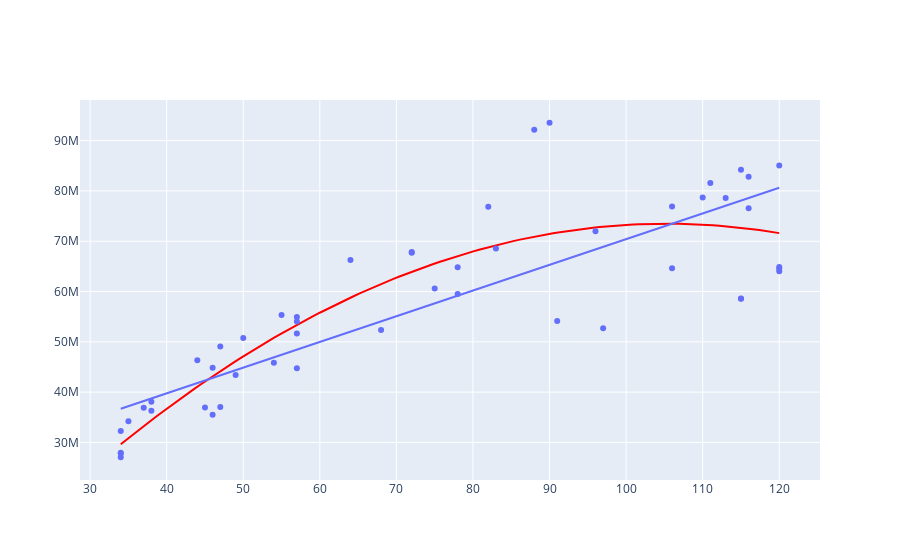

The notebook cell saved with this chart:
### Code cell
# approximate with quadratic polynomial
c, b, a = Polynomial.fit(area, price, 2).convert()
print(f"{a=:_} {b=:_} {c=:_}")
trace = go.Scatter(
    x=x_range,
    y=[a * x * x + b * x + c for x in x_range],
    mode="lines",
    showlegend=False,
)
trace.line["color"] = "red"
fig7 = go.Figure(data=(trace,) + fig4.data)
fig7.show()
